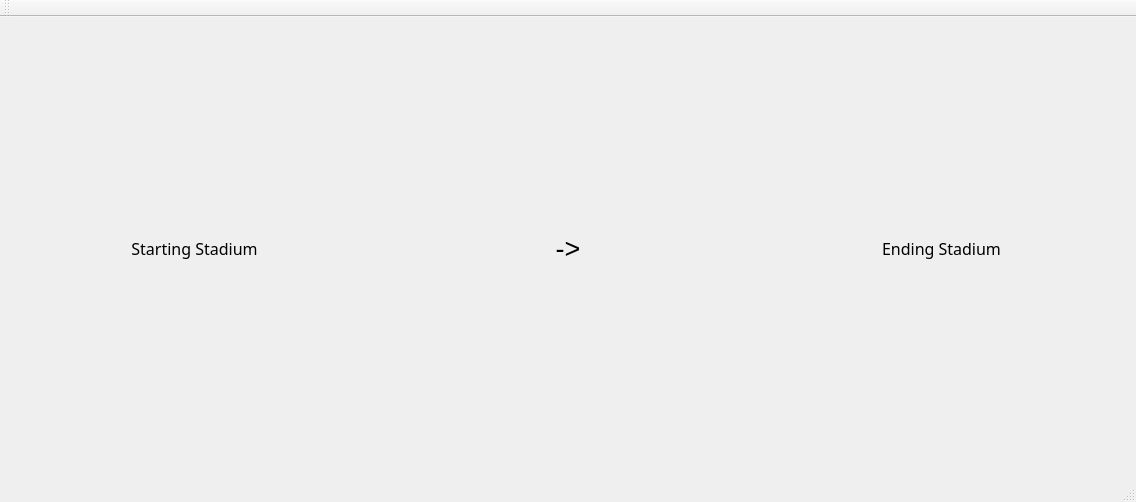
<?xml version="1.0" encoding="UTF-8"?>
<ui version="4.0">
 <class>W_DFSListClass</class>
 <widget class="QMainWindow" name="W_DFSListClass">
  <property name="geometry">
   <rect>
    <x>0</x>
    <y>0</y>
    <width>1136</width>
    <height>502</height>
   </rect>
  </property>
  <property name="windowTitle">
   <string>W_DFSList</string>
  </property>
  <widget class="QWidget" name="centralWidget">
   <layout class="QHBoxLayout" name="horizontalLayout_2">
    <item>
     <layout class="QHBoxLayout" name="horizontalLayout">
      <item>
       <widget class="QLabel" name="startingStadiumLabel">
        <property name="font">
         <font>
          <family>Yu Gothic Medium</family>
          <pointsize>12</pointsize>
         </font>
        </property>
        <property name="text">
         <string>Starting Stadium</string>
        </property>
        <property name="alignment">
         <set>Qt::AlignCenter</set>
        </property>
       </widget>
      </item>
      <item>
       <widget class="QLabel" name="label">
        <property name="font">
         <font>
          <pointsize>20</pointsize>
         </font>
        </property>
        <property name="text">
         <string>-&gt;</string>
        </property>
        <property name="alignment">
         <set>Qt::AlignCenter</set>
        </property>
       </widget>
      </item>
      <item>
       <widget class="QLabel" name="endingStadiumLabel">
        <property name="font">
         <font>
          <family>Yu Gothic Medium</family>
          <pointsize>12</pointsize>
         </font>
        </property>
        <property name="text">
         <string>Ending Stadium</string>
        </property>
        <property name="alignment">
         <set>Qt::AlignCenter</set>
        </property>
       </widget>
      </item>
     </layout>
    </item>
   </layout>
  </widget>
  <widget class="QMenuBar" name="menuBar">
   <property name="geometry">
    <rect>
     <x>0</x>
     <y>0</y>
     <width>1136</width>
     <height>22</height>
    </rect>
   </property>
  </widget>
  <widget class="QToolBar" name="mainToolBar">
   <attribute name="toolBarArea">
    <enum>TopToolBarArea</enum>
   </attribute>
   <attribute name="toolBarBreak">
    <bool>false</bool>
   </attribute>
  </widget>
  <widget class="QStatusBar" name="statusBar"/>
 </widget>
 <layoutdefault spacing="6" margin="11"/>
 <resources/>
 <connections/>
</ui>
